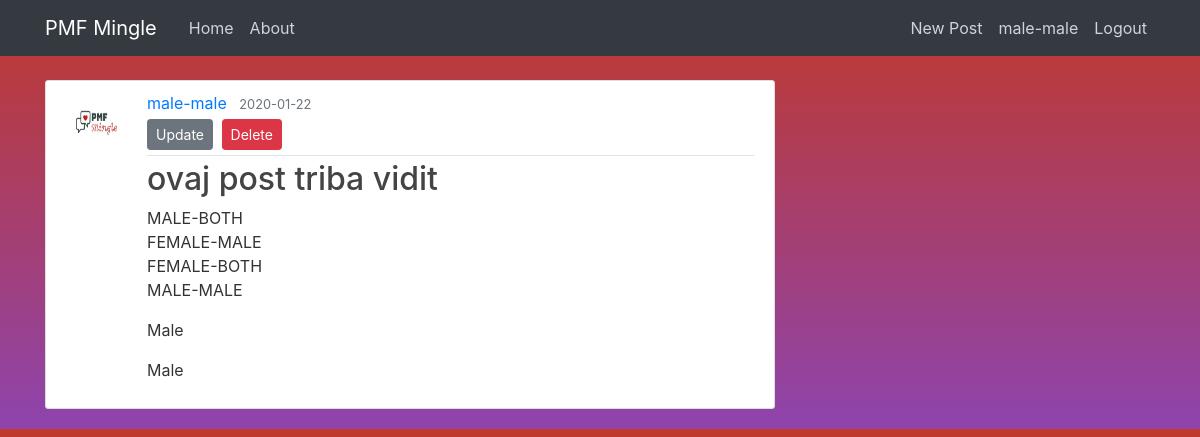
The app's page /post/7 (signed in), older data.
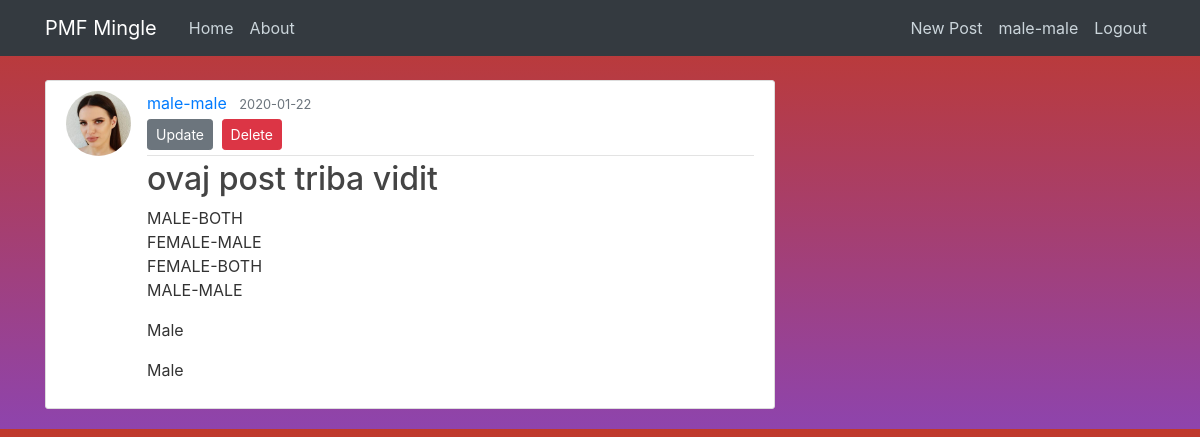
The same page, newer data.
### datingapp/models.py (models this page shows, shortened)
class User(db.Model, UserMixin):
    id = db.Column(db.Integer, primary_key=True)
    username = db.Column(db.String(20), unique=True, nullable=False)
    email = db.Column(db.String(120), unique=True, nullable=False)
    image_file = db.Column(db.String(20), nullable=False,
                           default='default.jpg')
    password = db.Column(db.String(60), nullable=False)
    gender = db.Column(db.String(20), nullable=False)
    preference = db.Column(db.String(20), nullable=False)
    posts = db.relationship('Post', backref='author', lazy=True)
    liked = db.relationship(
        'PostLike',
        foreign_keys='PostLike.user_id',
        backref='user', lazy='dynamic')

### datingapp/routes.py (the view)
@app.route("/post/<int:post_id>")
def post(post_id):
    post = Post.query.get_or_404(post_id)
    return render_template('post.html', title=post.title, post=post)

### datingapp/models.py (called while the page is built)
@login_manager.user_loader
def load_user(user_id):
    return User.query.get(int(user_id))

### datingapp/templates/post.html (shortened to what this page needs)
{% extends "layout.html" %}
{% block content %}
  <article class="media content-section">
    <img class="rounded-circle article-img" src="{{ url_for('static', filename='profile_pics/' + post.author.image_file) }}">
    <div class="media-body">
      <div class="article-metadata">
        <a class="mr-2" href="#">{{ post.author.username }}</a>
        <small class="text-muted">{{ post.date_posted.strftime('%Y-%m-%d') }}</small>
        {% if post.author == current_user %}
          <div>
            <a class="btn btn-secondary btn-sm mt-1 mb-1" href="{{ url_for('update_post', post_id=post.id) }}">Update</a>
            <button type="button" class="btn btn-danger btn-sm m-1" data-toggle="modal" data-target="#deleteModal">Delete</button>
          </div>
        {% endif %}
      </div>
      <h2 class="article-title">{{ post.title }}</h2>
      <p class="article-content">{{ post.content }}</p>
      <p>{{ post.author.gender }}</p>
      <p>{{ post.author.preference }}</p>
    </div>
  </article>
{% endblock content %}

### datingapp/templates/layout.html (shortened to what this page needs)
<!DOCTYPE html>
<html>
<head>
    <link rel="stylesheet" href="https://maxcdn.bootstrapcdn.com/bootstrap/4.0.0/css/bootstrap.min.css">
    <link rel="stylesheet" type="text/css" href="{{ url_for('static', filename='main.css') }}">
</head>
<body>
    <header class="site-header">
      <nav class="navbar navbar-expand-md navbar-dark bg-dark fixed-top">
        <div class="container">
          <a class="navbar-brand mr-4" href="/">PMF Mingle</a>
          <div class="collapse navbar-collapse" id="navbarToggle">
            <div class="navbar-nav mr-auto">
              <a class="nav-item nav-link" href="{{ url_for('home') }}">Home</a>
              <a class="nav-item nav-link" href="{{ url_for('about') }}">About</a>
            </div>
            <div class="navbar-nav">
              {% if current_user.is_authenticated %}
                <a class="nav-item nav-link" href="{{ url_for('new_post') }}">New Post</a>
                <a class="nav-item nav-link" href="{{ url_for('account') }}">{{ current_user.username }}</a>
                <a class="nav-item nav-link" href="{{ url_for('logout') }}">Logout</a>
              {% else %}
                <a class="nav-item nav-link" href="{{ url_for('login') }}">Login</a>
                <a class="nav-item nav-link" href="{{ url_for('register') }}">Register</a>
              {% endif %}
            </div>
          </div>
        </div>
      </nav>
    </header>
    <main role="main" class="container">
      <div class="row">
        <div class="col-md-8">
          {% block content %}{% endblock %}
    </main>
</body>
</html>

Row changes from the older to the newer data that the page shows:
changed User "male-male": image_file: picture added in place of a placeholder
